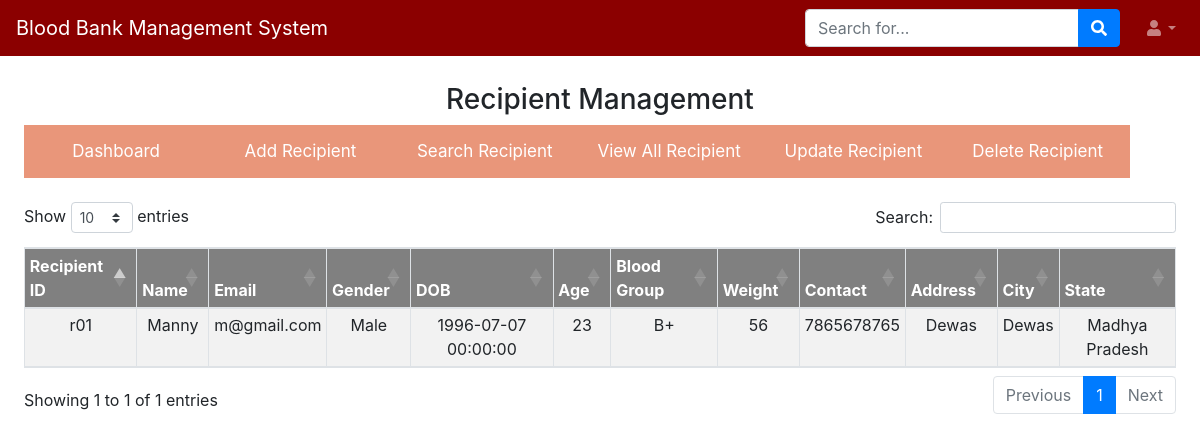
Screenshot of /view_all_recipient/ (signed in) with the database file from the repository.
### application/models.py (models this page shows, shortened)
class recipient_details(db.Model):
	id = db.Column(db.Integer, primary_key=True)
	r_id = db.Column(db.Integer, unique=True,nullable=False)
	name = db.Column(db.String(50),  nullable=False)
	email = db.Column(db.String(120), unique=True, nullable=False)
	gender = db.Column(db.String(20),  nullable=False)
	dob = db.Column(db.DateTime(10))
	age = db.Column(db.Integer,nullable=False)
	blood_group = db.Column(db.String(20),  nullable=False)
	weight = db.Column(db.Integer,nullable=False)
	contact = db.Column(db.Integer, nullable=False)
	address = db.Column(db.String(100),  nullable=False)
	city = db.Column(db.String(50), nullable=False)
	state = db.Column(db.String(50), nullable=False)
	status = db.Column(db.String(20), default="Active")
	register_date = db.Column(db.DateTime,default=db.func.current_timestamp())
	updation_date = db.Column(db.String(50),default="0")

### application/routes.py (the view)
@app.route('/view_all_recipient/')
@login_required
@user_is('admin')
def view_all_recipient():
		details  = recipient_details.query.order_by(recipient_details.id).all()
		return render_template('view_all_recipient.html',details=details)

### application/models.py (called while the page is built)
@login_manager.user_loader
def load_user(user_id):
	return User.query.get(int(user_id))

### application/templates/view_all_recipient.html (shortened to what this page needs)
{% extends "recipient_tab.html" %}
{%block heading%}
<h3 style="text-align: center;">Recipient Management</h3>
{%endblock%}
 {% block form %}
            {%if details%}
            <table id="dtVerticalScrollExample" class="table table-striped table-bordered table-sm" cellspacing="0" width="100%" style="text-align: center;margin-top: 60px;">
          <thead style="color: white;background: grey;">
            <tr>
              <th class="th-sm">Recipient ID
              </th>
              <th class="th-sm">Name
              </th>
              <th class="th-sm">Email
              </th>
              <th class="th-sm">Gender
              </th>
              <th class="th-sm">DOB
              </th>
              <th class="th-sm">Age
              </th>
              <th class="th-sm">Blood Group
              </th>
              <th class="th-sm">Weight
              </th>
              <th class="th-sm">Contact
              </th>
              <th class="th-sm">Address
              </th>
              <th class="th-sm">City
              </th>
              <th class="th-sm">State
              </th>
            </tr>
          </thead>
          <tbody>
            {% for d in details %}
                    <tr>
                        <td>{{d.r_id}}</td>
                        <td>{{d.name}}</td>
                        <td>{{d.email}}</td>
                        <td>{{d.gender}}</td>
                        <td>{{d.dob}}</td>
                        <td>{{d.age}}</td>
                        <td>{{d.blood_group}}</td>
                        <td>{{d.weight}}</td>
                        <td>{{d.contact}}</td>
                        <td>{{d.address}}</td>
                        <td>{{d.city}}</td>
                        <td>{{d.state}}</td>
                    </tr>
            {% endfor %}
          </tbody>
        </table>
        {%else%}
        <h3 style="color: red;text-align: center;margin-top: 50px;">No Data Available</h3>
        {%endif%}
  </div>
{% endblock %}

### application/static/css/style.css (style rules this page uses)
body, html { height: 100%; }
* { box-sizing: border-box; }

### rows the page displays
recipient_details: r_id "r01", name "Manny", email "m@gmail.com", gender "Male", dob "1996-07-07 00:00:00", age "23", blood_group "B+", weight "56", contact "7865678765", address "Dewas", city "Dewas", state "Madhya Pradesh"
